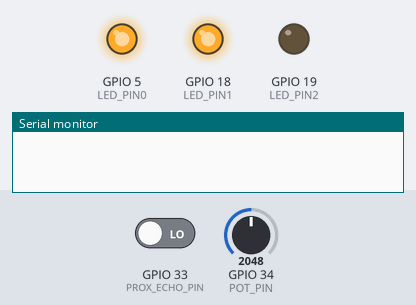
A program run on a simulated ESP32. Shown: output pins drawn as LEDs (lit = HIGH), the last lines printed to the serial monitor. The test bench sets the inputs (shaded band); at power-on: GPIO 34 (POT_PIN) = 2048, GPIO 33 (PROX_ECHO_PIN) LOW. Pins used as bus, display or sensor lines are not drawn.

Above: at 1.5 s.
1.6 s: GPIO 34 (POT_PIN) set to 491
At 3.1 s:
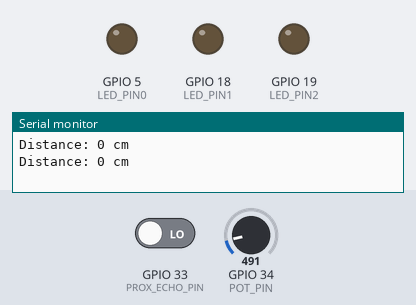
4.9 s: GPIO 34 (POT_PIN) set to 0
At 5.6 s:
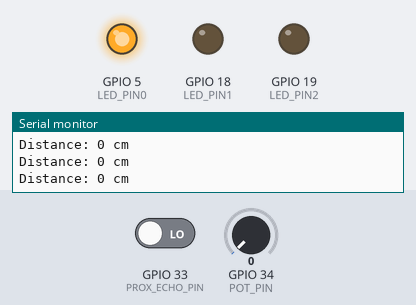
8.2 s: GPIO 34 (POT_PIN) set to 491
At 10.3 s:
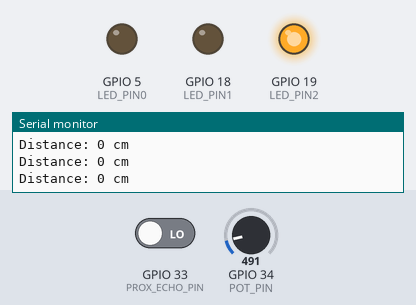
11.5 s: GPIO 34 (POT_PIN) set to 1228
14.8 s: GPIO 34 (POT_PIN) set to 3603
Timing chart, 0 to 18.3 s (numbered marks = the images above; inputs shaded):
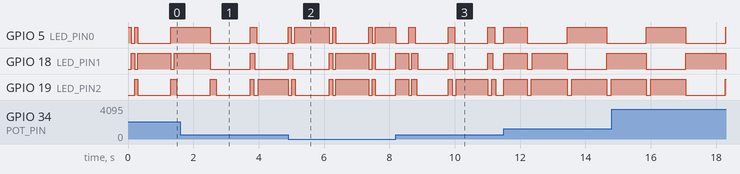

The program:

main.cpp
```cpp
#include <Arduino.h>
#include "freertos/FreeRTOS.h"
#include "freertos/task.h"

#define INITBLINKTASK(y, a) xTaskCreate( \
                    blinkTask,              /* Function that implements the task */ \
                    "blinkTask",            /* Name of the task */ \
                    2048,           /* Stack size */ \
                    y,           /* Parameter */ \
                    1,              /* Priority */ \
                    a)           /* Task handle */

const uint8_t LED_PIN0 = 5;
const uint8_t LED_PIN1 = 18;
const uint8_t LED_PIN2 = 19;
const uint8_t POT_PIN = 34;
const uint8_t PROX_TRIG_PIN = 32;
const uint8_t PROX_ECHO_PIN = 33;

static volatile int LED_SPEED = 500; // milliseconds
static volatile int potValue = 0;
static volatile int distance = 0;

typedef struct blinkArgs{
  int ledPin;
  int speed;
}blinkArgs;

void blinkTask(void *pvParameters) {
  blinkArgs *args = (blinkArgs *)pvParameters;
  pinMode(args->ledPin, OUTPUT);

  for (;;) {
    if(distance > 0 && distance < 20){
      vTaskDelay(100 / portTICK_PERIOD_MS);
      continue; // skip blinking when object is too close
    }
    int wait = map(potValue, 0 , 4095, 100, args->speed);
    digitalWrite(args->ledPin, HIGH);
    vTaskDelay(wait / portTICK_PERIOD_MS);

    digitalWrite(args->ledPin, LOW);
    vTaskDelay(wait / portTICK_PERIOD_MS);
  }
}

void readProxTask(void * pvParameters){
  pinMode(PROX_TRIG_PIN, OUTPUT);
  pinMode(PROX_ECHO_PIN, INPUT);
  while(1){
    long duration;
    digitalWrite(PROX_TRIG_PIN, LOW);
    vTaskDelay(2 / portTICK_PERIOD_MS);
    digitalWrite(PROX_TRIG_PIN, HIGH);
    vTaskDelay(10 / portTICK_PERIOD_MS);
    digitalWrite(PROX_TRIG_PIN, LOW);

    duration = pulseIn(PROX_ECHO_PIN, HIGH);
    distance = (duration / 2) / 29.1; // convert to cm
    vTaskDelay(200 / portTICK_PERIOD_MS);
    Serial.println("Distance: " + String(distance) + " cm");
  }
}

void readPotTask(void * pvParameters){
  pinMode(POT_PIN, INPUT);
  while(1){
    potValue = analogRead(POT_PIN);
    //Serial.println("Potentiometer Value: " + String(potValue));
    //potValue = map(potValue, 0, 4095, 100, 1000);
    //Serial.println("LED_SPEED value: " + String(potValue));
    vTaskDelay(200 / portTICK_PERIOD_MS);
  }
}

void setup() {
  Serial.begin(115200);
  //Serial.println("FreeRTOS Example Starting");

  static const blinkArgs args0 = {LED_PIN0, LED_SPEED << 1};
  static const blinkArgs args1 = {LED_PIN1, LED_SPEED};
  static const blinkArgs args2 = {LED_PIN2, LED_SPEED >> 1};

  // Create a simple FreeRTOS task
  /*xTaskCreate(
    blinkTask,      // Function that implements the task
    "blinkTask",    // Name of the task
    2048,           // Stack size
    NULL,           // Parameter
    1,              // Priority
                // Task handle
  );*/
  TaskHandle_t blinkTaskHandle0;
  TaskHandle_t blinkTaskHandle1;
  TaskHandle_t blinkTaskHandle2;
  TaskHandle_t readPotTaskHandle;

  INITBLINKTASK((void *)&args0, &blinkTaskHandle0);
  vTaskDelay(100 / portTICK_PERIOD_MS);
  INITBLINKTASK((void *)&args1, &blinkTaskHandle1);
  vTaskDelay(100 / portTICK_PERIOD_MS);
  INITBLINKTASK((void *)&args2, &blinkTaskHandle2);
  vTaskDelay(100 / portTICK_PERIOD_MS);

  xTaskCreate(
    readPotTask,      // Function that implements the task
    "readPotTask",    // Name of the task
    2048,           // Stack size
    NULL,           // Parameter
    1,              // Priority
    &readPotTaskHandle
  );

  xTaskCreate(
    readProxTask,      // Function that implements the task
    "readProxTask",    // Name of the task
    2048,           // Stack size
    NULL,           // Parameter
    1,              // Priority
    NULL
  );

}

void loop() {
}
```
